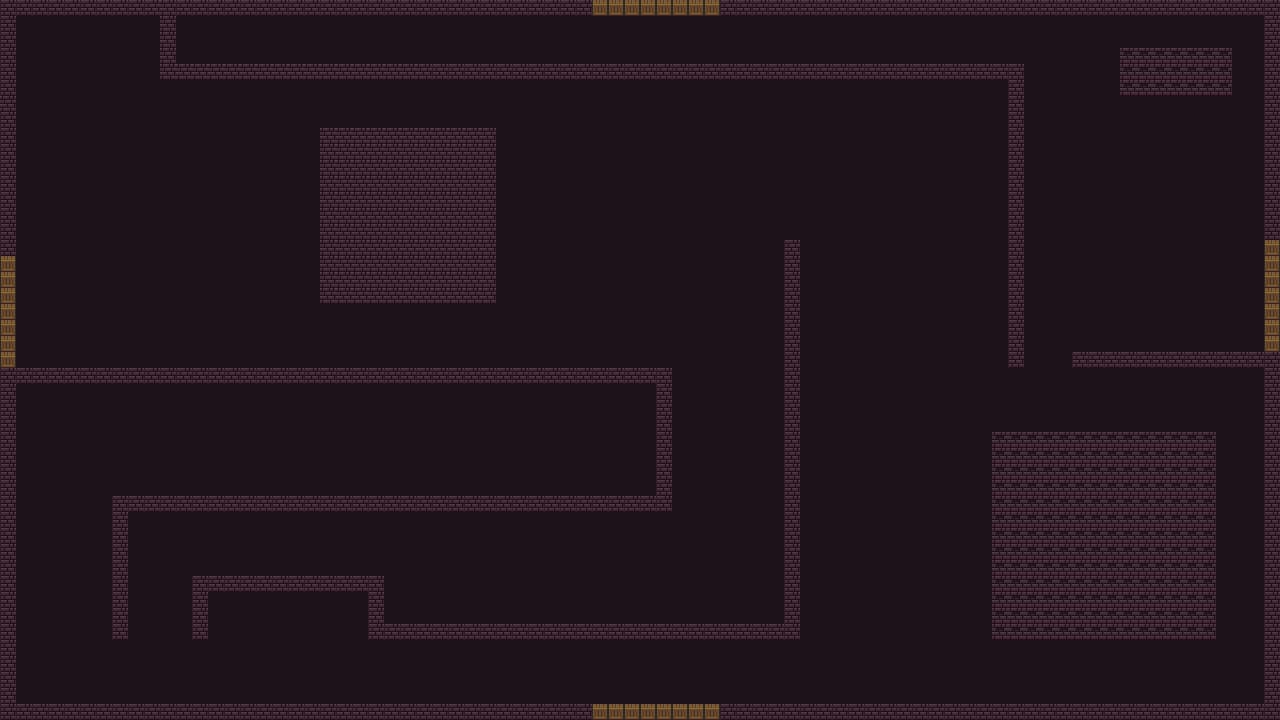

Below is a game level as drawn by its tile map, then a one-line description and the .tmx that defines it (tile-layer data replaced by summaries):
An orthogonal 80x45 tile map with 16x16 px tiles, 2 tile layers (Tile Layer 1, Tile Layer 2), 3 tilesets and 28 objects (24x wall, 4x door).

<map version="1.2" tiledversion="1.3.0" orientation="orthogonal" renderorder="right-down" compressionlevel="0" width="80" height="45" tilewidth="16" tileheight="16" infinite="0" nextlayerid="10" nextobjectid="98">
 <tileset firstgid="1" name="Wall" tilewidth="16" tileheight="16" tilecount="1020" columns="20">
  <image source="Wall.png" width="320" height="816" />
 </tileset>
 <tileset firstgid="1021" name="Floor" tilewidth="16" tileheight="16" tilecount="819" columns="21">
  <image source="Floor.png" width="336" height="624" />
 </tileset>
 <tileset firstgid="1840" name="DungeonSet" tilewidth="16" tileheight="16" tilecount="256" columns="16">
  <image source="0x72_16x16DungeonTileset.v3.png" width="256" height="256" />
 </tileset>
 <layer id="7" name="Tile Layer 1" width="80" height="45">
  <data>[3600 cells, 3600 non-empty, 1 distinct tile ids]</data>
 </layer>
 <layer id="9" name="Tile Layer 2" width="80" height="45">
  <data>[3600 cells, 1026 non-empty, 6 distinct tile ids]</data>
 </layer>
 <objectgroup id="2" name="Object Layer 1">
  <object id="70" type="wall" x="0" y="0" width="16" height="256" />
  <object id="71" type="wall" x="16" y="0" width="576" height="16" />
  <object id="72" type="wall" x="720" y="0" width="560" height="16" />
  <object id="73" type="wall" x="1264" y="16" width="16" height="224" />
  <object id="74" type="wall" x="1072" y="352" width="208" height="16" />
  <object id="75" type="wall" x="1264" y="368" width="16" height="352" />
  <object id="76" type="wall" x="720" y="704" width="544" height="16" />
  <object id="77" type="wall" x="0" y="704" width="592" height="16" />
  <object id="78" type="wall" x="0" y="368" width="16" height="336" />
  <object id="79" type="wall" x="16" y="368" width="656" height="16" />
  <object id="80" type="wall" x="656" y="384" width="16" height="128" />
  <object id="81" type="wall" x="112" y="496" width="544" height="16" />
  <object id="82" type="wall" x="112" y="512" width="16" height="128" />
  <object id="83" type="wall" x="192" y="576" width="16" height="64" />
  <object id="84" type="wall" x="208" y="576" width="176" height="16" />
  <object id="85" type="wall" x="368" y="592" width="16" height="48" />
  <object id="86" type="wall" x="384" y="624" width="416" height="16" />
  <object id="87" type="wall" x="784" y="240" width="16" height="384" />
  <object id="88" type="wall" x="992" y="432" width="224" height="208" />
  <object id="89" type="wall" x="1008" y="64" width="16" height="304" />
  <object id="90" type="wall" x="160" y="64" width="848" height="16" />
  <object id="91" type="wall" x="320" y="128" width="176" height="176" />
  <object id="92" type="wall" x="160" y="16" width="16" height="48" />
  <object id="93" type="door" x="0" y="256" width="16" height="112">
   <properties>
    <property name="side" value="left" />
   </properties>
  </object>
  <object id="94" type="door" x="592" y="0" width="128" height="16">
   <properties>
    <property name="side" value="top" />
   </properties>
  </object>
  <object id="95" type="door" x="1264" y="240" width="16" height="112">
   <properties>
    <property name="side" value="right" />
   </properties>
  </object>
  <object id="96" type="door" x="592" y="704" width="128" height="16">
   <properties>
    <property name="side" value="bottom" />
   </properties>
  </object>
  <object id="97" type="wall" x="1120" y="48" width="112" height="48" />
 </objectgroup>
</map>
